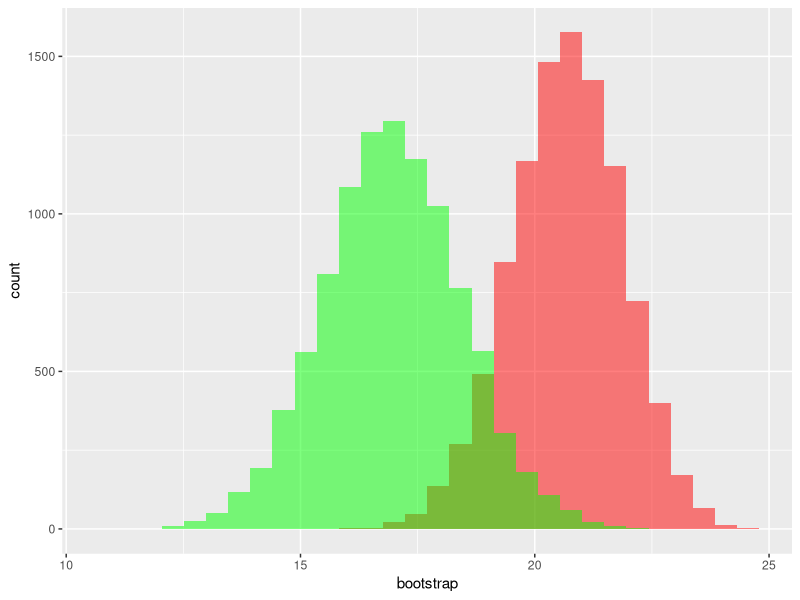

Write R code to recreate this figure.
# Lecture 5: control structure
# In-class exercise (10 minutes)
# 1. Load a dataset using `data(ToothGrowth)`. Create 
# two vectors of tooth lengths corresponding to
# `OJ` and `VC` factors respectively. Compute the
# mean of each vector.
data('ToothGrowth')
indices_oj <- ToothGrowth$supp == "OJ"
x_oj <- ToothGrowth$len[indices_oj]
x_vc <- ToothGrowth$len[!indices_oj]
mean(x_oj)
mean(x_vc)

# 2. Create a bootstrap distribution for each vector
# using $B=10,000$ and a for loop. Checkout
# the `sample` function for sampling at random with replacement.
B <- 1e4
boot_oj <- boot_vc <- rep(NA_real_, B)
n_oj <- length(x_oj)
n_vc <- length(x_vc)
for(b in seq_len(B)){
  # Orange Juice
  set.seed(b)
  x_star <- x_oj[sample(x = n_oj, size = n_oj, replace = TRUE)]
  boot_oj[b] <- mean(x_star)
  
  # ascorbic acid
  set.seed(b)
  x_star <- x_vc[sample(x = n_vc, size = n_vc, replace = TRUE)]
  boot_vc[b] <- mean(x_star)
}

# 3. Using `ggplot2`, make a graph of the bootstrap
# distributions by plotting two histograms on the same plot. 
require(ggplot2)
df <- data.frame(vitamine = rep(c("OJ","VC"),each=B), bootstrap = c(boot_oj, boot_vc))
p <- ggplot(df, aes(x=bootstrap)) + 
  geom_histogram(data = subset(df, vitamine == "OJ"), fill = "red", alpha = 0.5) +
  geom_histogram(data = subset(df, vitamine == "VC"), fill = "green", alpha = 0.5)
p
